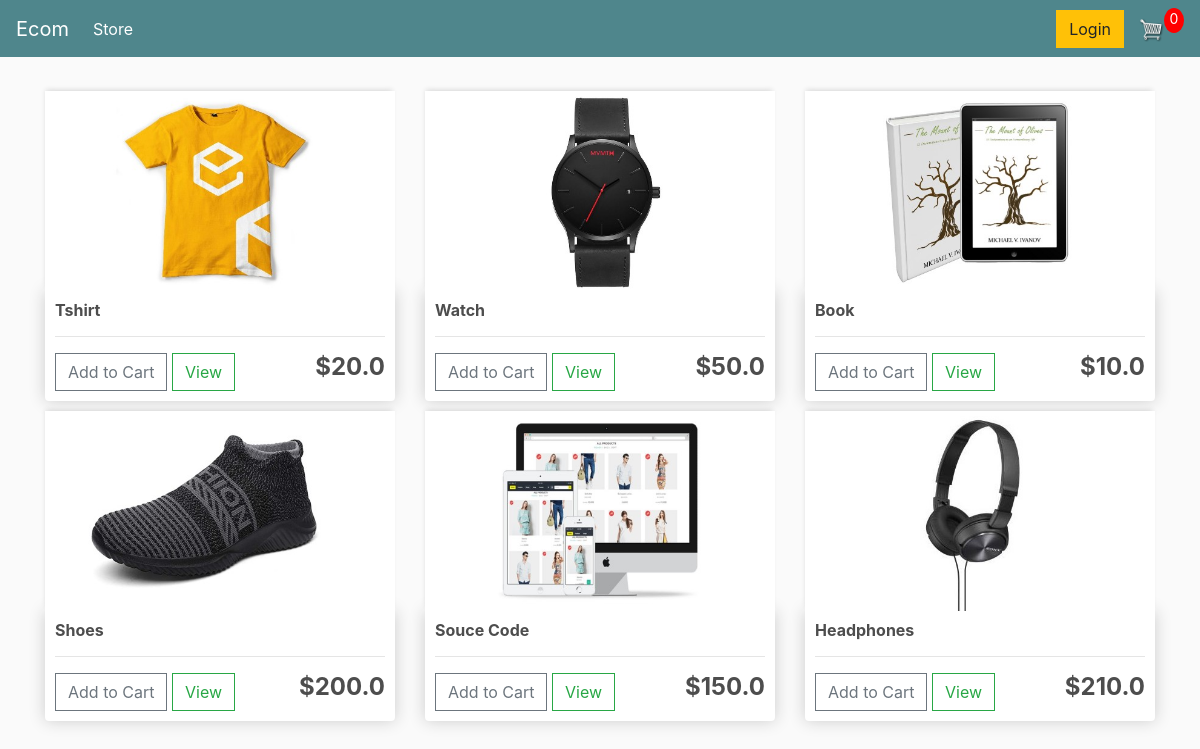
The page / on the database its author committed.
### store/models.py (models this page shows, shortened)
class Product(models.Model):
	name = models.CharField(max_length=200)
	price = models.FloatField()
	digital = models.BooleanField(default=False,null=True, blank=True)
	image = models.ImageField(null=True, blank=True)
	@property
	def imageURL(self):
		try:
			url = self.image.url
		except:
			url = ''
		return url

### store/views.py (the view)
# urls.py: path('', include('store.urls')),
def store(request):
	data = cartData(request)
	cartItems = data['cartItems']
	order = data['order']
	items = data['items']
	products = Product.objects.all()
	context = {'products':products, 'cartItems':cartItems}
	return render(request, 'store/store.html', context)

### store/utils.py (called while the page is built, shortened)
def cookieCart(request):
	try:
		cart = json.loads(request.COOKIES['cart'])
	except:
		cart = {}
		print('CART:', cart)
	items = []
	order = {'get_cart_total':0, 'get_cart_items':0, 'shipping':False}
	cartItems = order['get_cart_items']
	return {'cartItems':cartItems ,'order':order, 'items':items}

def cartData(request):
	if request.user.is_authenticated:
		customer = request.user.customer
		order, created = Order.objects.get_or_create(customer=customer, complete=False)
		items = order.orderitem_set.all()
		cartItems = order.get_cart_items
	else:
		cookieData = cookieCart(request)
		cartItems = cookieData['cartItems']
		order = cookieData['order']
		items = cookieData['items']
	return {'cartItems':cartItems ,'order':order, 'items':items}

### store/templates/store/store.html
{% extends 'store/main.html' %}
{% load static %}
{% block content %}
	<div class="row">
		{% for product in products %}
		<div class="col-lg-4">
			<img class="thumbnail" src="{{product.imageURL}}">
			<div class="box-element product">
				<h6><strong>{{product.name}}</strong></h6>
				<hr>
				<button data-product="{{product.id}}" data-action="add" class="btn btn-outline-secondary add-btn update-cart">Add to Cart</button>
				<a class="btn btn-outline-success" href="#">View</a>
				<h4 style="display: inline-block; float: right;"><strong>${{product.price}}</strong></h4>
			</div>
		</div>
		{% endfor %}
	</div>
{% endblock content %}

### store/templates/store/main.html (shortened to what this page needs)
<!DOCTYPE html>
{% load static %}
<html>
<head>
	<link rel="stylesheet" href="https://stackpath.bootstrapcdn.com/bootstrap/4.4.1/css/bootstrap.min.css">
	<link rel="stylesheet" type="text/css" href="{% static 'css/main.css' %}">
</head>
<body>
	<nav class="navbar navbar-expand-lg navbar-dark bg-dark">
	  <a class="navbar-brand" href="{% url 'store' %}">Ecom</a>
	  <div class="collapse navbar-collapse" id="navbarSupportedContent">
	    <ul class="navbar-nav mr-auto">
	      <li class="nav-item active">
	        <a class="nav-link" href="{% url 'store' %}">Store <span class="sr-only">(current)</span></a>
	      </li>
	    </ul>
	    <div class="form-inline my-2 my-lg-0">
	     	<a href="#"class="btn btn-warning">Login</a>
	     	<a href="{% url 'cart' %}">
	    		<img  id="cart-icon" src="{% static 'images/cart.png' %}">
	    	</a>
	    	<p id="cart-total">{{cartItems}}</p>
	    </div>
	  </div>
	</nav>
     <div class="container">
            <br>
            {% block content %}
            {% endblock content %}
         </div>
</body>
</html>

### static/css/main.css (style rules this page uses)
body { background-color: hsl(0, 0%, 98%); }
h1,h2,h3,h4,h5,h6 { color:hsl(0, 0%, 30%); }
.box-element { box-shadow:hsl(0, 0%, 80%) 0 0 16px; background-color: #fff; border-radius: 4px; padding: 10px; }
.thumbnail { width: 100%; height: 200px; -webkit-box-shadow: -1px -3px 5px -2px rgba(214,214,214,1); -moz-box-shadow: -1px -3px 5px -2px rgba(214,214,214,1); box-shadow: -1px -3px 5px -2px rgba(214,214,214,1); }
.product { border-radius: 0 0 4px 4px; }
.bg-dark { background-color: #4f868c!important; }
#cart-icon { width:25px; display: inline-block; margin-left: 15px; }
#cart-total { display: block; text-align: center; color:#fff; background-color: red; width: 20px; height: 25px; border-radius: 50%; font-size: 14px; }
.col-lg-4, .col-lg-6, .col-lg-8, .col-lg-12 { margin-top: 10px; }
.btn { border-radius: 0; }

### rows shown on the page
Product: imageURL (picture), name "Tshirt", price "20.0"
Product: imageURL (picture), name "Watch", price "50.0"
Product: imageURL (picture), name "Book", price "10.0"
Product: imageURL (picture), name "Shoes", price "200.0"
Product: imageURL (picture), name "Souce Code", price "150.0"
Product: imageURL (picture), name "Headphones", price "210.0"

### other values the page prints
{{ cartItems }} "0"
